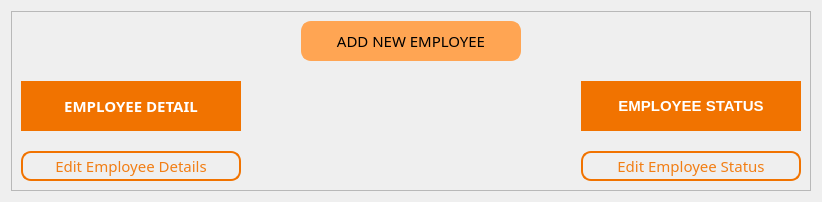
                <widget class="QWidget" name="tab_6">
                 <attribute name="title">
                  <string>Employee</string>
                 </attribute>
                 <layout class="QVBoxLayout" name="verticalLayout_12">
                  <item>
                   <widget class="QFrame" name="frame_9">
                    <property name="styleSheet">
                     <string notr="true">QLabel{color:white;background-color:#F17300; border: solid white; border-radius: 0;}
QPushButton{color:#F27E14; border:2px solid #F17300; border-radius: 10px;padding:2px;}
QPushButton::hover{border:2px solid white; background-color:#F27E14; color:white;}
QPushButton#addEmploy{color: black; background-color: #FFA553; border: 2px solid #FFA553;}
QPushButton#addEmploy::hover{color:#FFA553; background-color: black; border: 2px solid black;}
</string>
                    </property>
                    <property name="frameShape">
                     <enum>QFrame::StyledPanel</enum>
                    </property>
                    <property name="frameShadow">
                     <enum>QFrame::Raised</enum>
                    </property>
                    <layout class="QGridLayout" name="gridLayout_7">
                     <property name="horizontalSpacing">
                      <number>60</number>
                     </property>
                     <property name="verticalSpacing">
                      <number>20</number>
                     </property>
                     <item row="1" column="2">
                      <widget class="QLabel" name="label_9">
                       <property name="font">
                        <font>
                         <pointsize>11</pointsize>
                         <weight>75</weight>
                         <bold>true</bold>
                        </font>
                       </property>
                       <property name="text">
                        <string>EMPLOYEE STATUS</string>
                       </property>
                       <property name="alignment">
                        <set>Qt::AlignCenter</set>
                       </property>
                      </widget>
                     </item>
                     <item row="0" column="2">
                      <spacer name="horizontalSpacer_9">
                       <property name="orientation">
                        <enum>Qt::Horizontal</enum>
                       </property>
                       <property name="sizeHint" stdset="0">
                        <size>
                         <width>40</width>
                         <height>20</height>
                        </size>
                       </property>
                      </spacer>
                     </item>
                     <item row="0" column="0">
                      <spacer name="horizontalSpacer_10">
                       <property name="orientation">
                        <enum>Qt::Horizontal</enum>
                       </property>
                       <property name="sizeHint" stdset="0">
                        <size>
                         <width>40</width>
                         <height>20</height>
                        </size>
                       </property>
                      </spacer>
                     </item>
                     <item row="2" column="0">
                      <widget class="QPushButton" name="edit_empdet">
                       <property name="minimumSize">
                        <size>
                         <width>220</width>
                         <height>30</height>
                        </size>
                       </property>
                       <property name="maximumSize">
                        <size>
                         <width>220</width>
                         <height>30</height>
                        </size>
                       </property>
                       <property name="font">
                        <font>
                         <family>Montserrat</family>
                         <pointsize>11</pointsize>
                        </font>
                       </property>
                       <property name="cursor">
                        <cursorShape>PointingHandCursor</cursorShape>
                       </property>
                       <property name="text">
                        <string>Edit Employee Details</string>
                       </property>
                      </widget>
                     </item>
                     <item row="0" column="1">
                      <widget class="QPushButton" name="addEmploy">
                       <property name="minimumSize">
                        <size>
                         <width>220</width>
                         <height>40</height>
                        </size>
                       </property>
                       <property name="maximumSize">
                        <size>
                         <width>220</width>
                         <height>40</height>
                        </size>
                       </property>
                       <property name="font">
                        <font>
                         <family>Montserrat</family>
                         <pointsize>11</pointsize>
                        </font>
                       </property>
                       <property name="cursor">
                        <cursorShape>PointingHandCursor</cursorShape>
                       </property>
                       <property name="styleSheet">
                        <string notr="true"/>
                       </property>
                       <property name="text">
                        <string>ADD NEW EMPLOYEE</string>
                       </property>
                      </widget>
                     </item>
                     <item row="2" column="2">
                      <widget class="QPushButton" name="edit_empstat">
                       <property name="minimumSize">
                        <size>
                         <width>220</width>
                         <height>30</height>
                        </size>
                       </property>
                       <property name="maximumSize">
                        <size>
                         <width>220</width>
                         <height>30</height>
                        </size>
                       </property>
                       <property name="font">
                        <font>
                         <family>Montserrat</family>
                         <pointsize>11</pointsize>
                        </font>
                       </property>
                       <property name="text">
                        <string>Edit Employee Status</string>
                       </property>
                      </widget>
                     </item>
                     <item row="1" column="0">
                      <widget class="QLabel" name="label_14">
                       <property name="minimumSize">
                        <size>
                         <width>220</width>
                         <height>50</height>
                        </size>
                       </property>
                       <property name="maximumSize">
                        <size>
                         <width>220</width>
                         <height>50</height>
                        </size>
                       </property>
                       <property name="font">
                        <font>
                         <family>Montserrat</family>
                         <pointsize>11</pointsize>
                         <weight>75</weight>
                         <bold>true</bold>
                        </font>
                       </property>
                       <property name="text">
                        <string>EMPLOYEE DETAIL</string>
                       </property>
                       <property name="alignment">
                        <set>Qt::AlignCenter</set>
                       </property>
                      </widget>
                     </item>
                    </layout>
                   </widget>
                  </item>
                 </layout>
                </widget>
